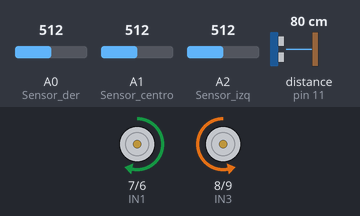
Bench run of a sketch on a simulated Arduino Uno, built with avr-gcc and run on an emulated ATmega328P. On the bench: motor-driver pin pairs drawn as motors (green arrow = first pin HIGH = forward, orange = second pin HIGH = backward, longer = more drive, scaled by the enable pin). Wiring (inferred from the names in the program): ultrasonic range finder: trigger pin 12; echo pin 11. The test bench sets the inputs (shaded band); at power-on: distance to the obstacle (sensor on pin 11) 80 cm, A0 (Sensor_der) = 512, A1 (Sensor_centro) = 512, A2 (Sensor_izq) = 512. The echo pulse lasts 58.3 µs per cm.

Above: at 6.2 s.
6.3 s: distance to the obstacle (sensor on pin 11) set to 34 cm
7.8 s: distance to the obstacle (sensor on pin 11) set to 29 cm
At 8.3 s:
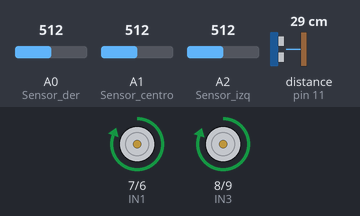
9.3 s: A0 (Sensor_der) set to 258
10.8 s: A0 (Sensor_der) set to 235
At 11.3 s:
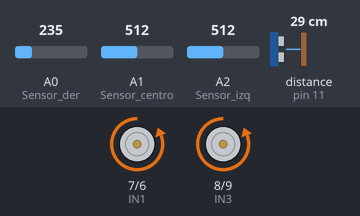
12.3 s: A0 (Sensor_der) set to 260
At 13.3 s:
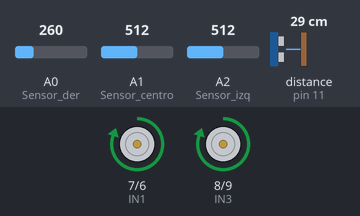
13.8 s: distance to the obstacle (sensor on pin 11) set to 35 cm
At 14.6 s:
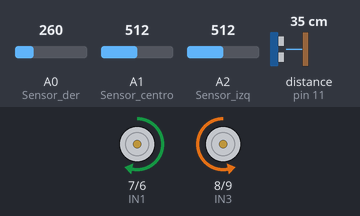
Timing chart, 0 to 16.3 s (numbered marks = the images above; inputs shaded):
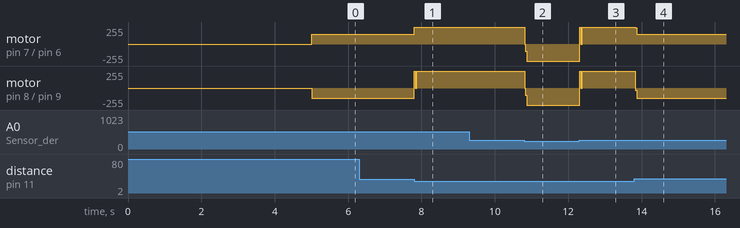

Measured:
- the behaviour switches between 32 and 31 cm on distance to the obstacle (sensor on pin 11) (found by bisection; images 0 and 1)
- the behaviour switches between 250 and 249 on A0 (Sensor_der) (found by bisection; images 1 and 2)
- after the input at 6.3 s, every drawn part: stays the same
- after the input at 7.8 s, motor on pin 7 (IN1) / pin 6 (IN2): forward 150/255 → forward 255/255 at once; motor on pin 8 (IN3) / pin 9 (IN4): backward 150/255 → forward 254/255 at once
- after the input at 9.3 s, every drawn part: stays the same
- after the input at 10.8 s, motor on pin 7 (IN1) / pin 6 (IN2): forward 255/255 → backward 255/255 at once; motor on pin 8 (IN3) / pin 9 (IN4): forward 254/255 → backward 255/255 at once
- after the input at 12.3 s, motor on pin 7 (IN1) / pin 6 (IN2), motor on pin 8 (IN3) / pin 9 (IN4): backward 255/255 → forward 254/255 at once
- after the input at 13.8 s, motor on pin 7 (IN1) / pin 6 (IN2): forward 254/255 → forward 150/255 at once; motor on pin 8 (IN3) / pin 9 (IN4): forward 254/255 → backward 150/255 at once

The sketch:

C8_RS.ino
```cpp
#define TRIG 12 //Los pines para el sensor ultrasonico
#define ECHO 11

 #define ENA 5
 #define ENB 10

//Definimos las entradas para los motores
const int IN1=7;
const int IN2=6;
const int IN3=8;
const int IN4=9;

//Definimos las entradas para los sensores reflexivos
#define Sensor_der A0  //Sesnor derecha
#define Sensor_centro A1 //Sensor central
#define Sensor_izq A2  //Sesnor izq

//Definimos una variable para guardar la distancia medida por el sensor ultrasonico
long distancia;
 int SR_der;
 int SR_centro;
 int SR_izq;

void  setup(){
Serial.begin(9600); //Iniciamos la comunicación Serial

pinMode(TRIG,OUTPUT);
pinMode(ECHO,INPUT);

pinMode(Sensor_der,INPUT);
pinMode(Sensor_centro,INPUT);
pinMode(Sensor_izq,INPUT);

pinMode(IN1,OUTPUT);
pinMode(IN2,OUTPUT);
pinMode(IN3,OUTPUT);
pinMode(IN4,OUTPUT);
pinMode (ENA, OUTPUT);
pinMode (ENB, OUTPUT);

digitalWrite(TRIG,LOW);
delay (5000); //Se espera 5 segundos reglamentarios en el torneo
}

void  loop(){

  //Sección de mediciones iniciales del robot sumo: distancia del oponente y plataforma
 SR_der=analogRead(Sensor_der);
 SR_izq=analogRead(Sensor_izq);
 SR_centro=analogRead(Sensor_centro);
 distancia=medirDistancia();

 //Buscar un oponente:
 while(distancia>30 || distancia==0){
  ROTAR(150);

  SR_der=analogRead(Sensor_der);
  SR_centro=analogRead(Sensor_centro);
  SR_izq=analogRead(Sensor_izq);
  distancia=medirDistancia();

  if(distancia<=30 && distancia>0){
    break;
  }
  if(SR_der<250 || SR_centro<250){
      break;
  }
 }

 //Se detecta un oponente
 while(distancia<=30 && distancia>0){
    Stop(); //El robot se detiene
    AVANZAR(255);

    SR_der=analogRead(Sensor_der);
    SR_centro=analogRead(Sensor_centro);
    SR_izq=analogRead(Sensor_izq);
    distancia=medirDistancia();

    if(SR_der<250 || SR_centro<250){
      break;
      }

    delay(10);
    }

  //Se detecta la línea blanca
  while(SR_der<250 || SR_izq<250 || SR_centro<250){

    SR_der=analogRead(Sensor_der);
    SR_centro=analogRead(Sensor_centro);
    SR_izq=analogRead(Sensor_izq);

    if(SR_der<250 || SR_izq<250){
      Stop();
      RETROCEDER(255);
      delay (500);
    }
    else if(SR_centro<250){
      Stop();
      AVANZAR(255);
      delay(500);
    }
    else if(SR_der>250 || SR_izq>250 || SR_centro>250){
      break;
    }

  }


}


//--------------.------------------------------
void  AVANZAR (int vel){
 digitalWrite (IN1, HIGH);
 digitalWrite (IN2, LOW);
 analogWrite (ENA, vel); //Velocidad motor A
 //Direccion motor B
 digitalWrite (IN3, HIGH);
 digitalWrite (IN4, LOW);
 analogWrite (ENB, vel); //Velocidad motor B
}

//--------------------------------------------
void  RETROCEDER (int vel){
  //Direccion motor A
 digitalWrite (IN1, LOW);
 digitalWrite (IN2, HIGH);
 analogWrite (ENA, vel); //Velocidad motor A
 //Direccion motor B
 digitalWrite (IN3, LOW);
 digitalWrite (IN4, HIGH);
 analogWrite (ENB, vel); //Velocidad motor B
}

//--------------------------------------------
void  ROTAR (int vel){
 //Direccion motor A
 digitalWrite (IN1, HIGH);
 digitalWrite (IN2, LOW);
 analogWrite (ENA, vel); //Velocidad motor A
 //Direccion motor B
 digitalWrite (IN3, LOW);
 digitalWrite (IN4, HIGH);
 analogWrite (ENB, vel); //Velocidad motor A
}

//--------------------------------------------
void  ANTIROTAR (int vel){
  //Direccion motor A
 digitalWrite (IN1, LOW);
 digitalWrite (IN2, HIGH);
 analogWrite (ENA, vel); //Velocidad motor A
 //Direccion motor B
 digitalWrite (IN3, HIGH);
 digitalWrite (IN4, LOW);
 analogWrite (ENB, vel); //Velocidad motor A
}

//--------------------------------------------
void  Stop(){
 //Direccion motor A
 digitalWrite (IN1, LOW);
 digitalWrite (IN2, LOW);
 analogWrite (ENA, 0); //Velocidad motor A
 //Direccion motor B
 digitalWrite (IN3, LOW);
 digitalWrite (IN4, LOW);
 analogWrite (ENB, 0); //Velocidad motor A
}

//Creamos la función medirDistancia() que devolverá un valor de tipo long
long medirDistancia() {
  long t;
  long distancia;

  digitalWrite(TRIG,HIGH);
  delayMicroseconds(10);
  digitalWrite(TRIG,LOW);

  t=pulseIn(ECHO,HIGH);
  distancia= t*0.01716;

  return distancia;
}
```
